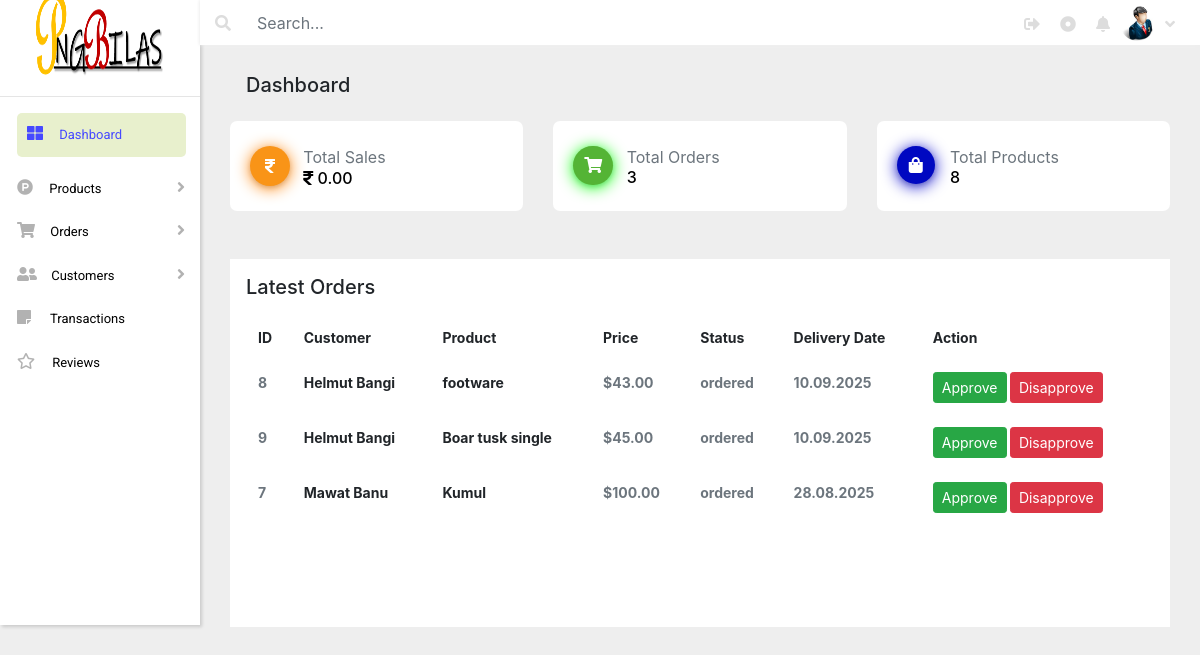
Page /admin/Index/index.php on the earlier database version.
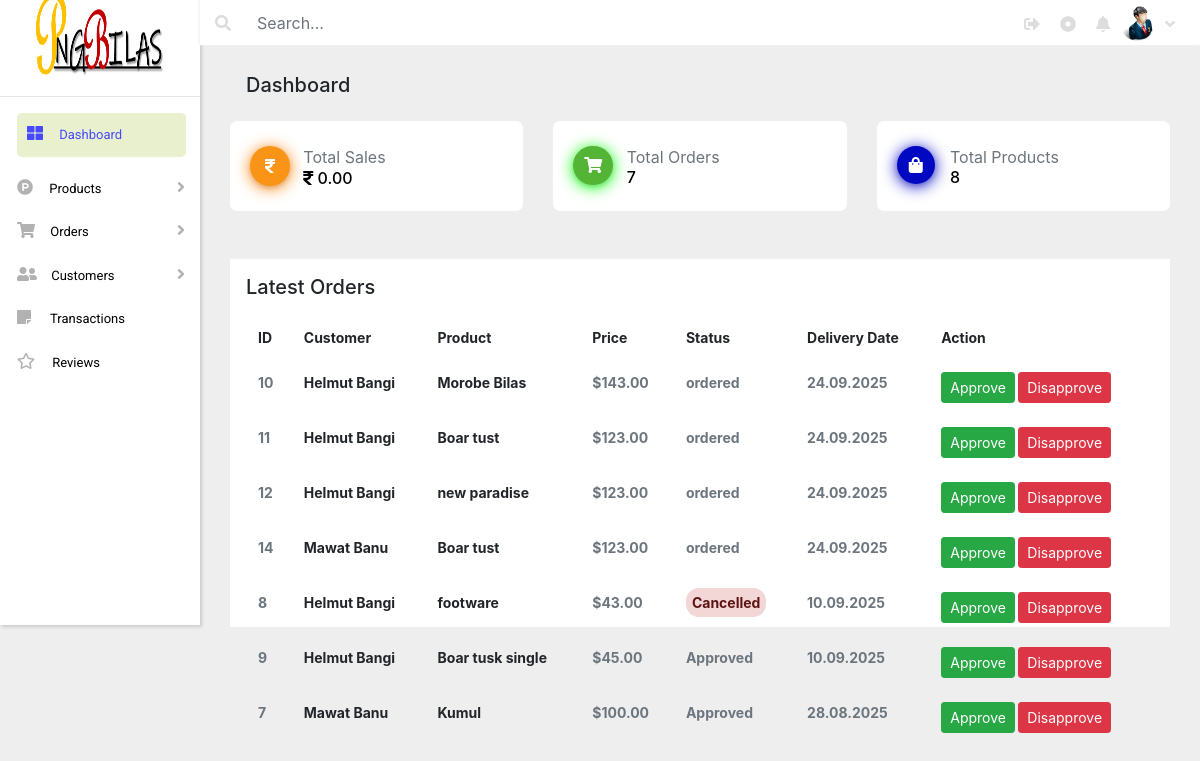
Same page on the later database version.
### tables this page shows
CREATE TABLE `ordered` (
  `ID` int(10) NOT NULL,
  `customer_name` varchar(20) NOT NULL,
  `customer_mail` varchar(50) NOT NULL,
  `customer_address` varchar(100) NOT NULL,
  `product_name` varchar(30) NOT NULL,
  `product_price` int(20) NOT NULL,
  `product_image` varchar(100) NOT NULL,
  `status` varchar(20) NOT NULL DEFAULT 'ordered',
  `Delivery_Date` date NOT NULL DEFAULT current_timestamp()
);

### admin/Index/index.php (the view, shortened to what this page needs)
<!DOCTYPE html>
<html>
<head>
	<link rel="stylesheet" href="https://cdnjs.cloudflare.com/ajax/libs/font-awesome/5.10.0/css/all.min.css">
	<link rel="stylesheet" href="https://cdn.jsdelivr.net/npm/bootstrap@4.6.2/dist/css/bootstrap.min.css">
	<link rel="stylesheet" type="text/css" href="css/style.css">
</head>
<body>
<?php
include 'include/sidebar.php';
include 'include/top-header.php';
include 'Sql/config.php';
$sql_sales = "SELECT SUM(product_price) AS total_sales FROM ordered WHERE status = 'Delivered'";
$res_sales = mysqli_query($conn, $sql_sales);
$row_sales = mysqli_fetch_assoc($res_sales);
$total_sales = $row_sales['total_sales'] ?? 0;
$sql_orders = "SELECT COUNT(*) AS total_orders FROM ordered";
$res_orders = mysqli_query($conn, $sql_orders);
$row_orders = mysqli_fetch_assoc($res_orders);
$total_orders = $row_orders['total_orders'] ?? 0;
$sql_products = "SELECT COUNT(*) AS total_products FROM add_product";
$res_products = mysqli_query($conn, $sql_products);
$row_products = mysqli_fetch_assoc($res_products);
$total_products = $row_products['total_products'] ?? 0;
?>
<div class="container-fluid body-area mt-5">
	<div class="row mt-3">
		<div class="col-md-12 col-sm-12">
			<h5 class="pt-4 ml-3">Dashboard</h5>
		</div>
	</div>
	<div class="row">
		<div class="col-md-4 col-sm-12 card-area  mt-3">
			<div class="card">
				<div class="parent">
					<div class="icon"><i class="fas fa-rupee-sign"></i></div>
					<div class="total-area">
						<p class="text-muted pt-4">Total Sales</p>
						<h6><i class="fas fa-rupee-sign"></i> <?php echo number_format($total_sales, 2); ?></h6>
					</div>
				</div>
			</div>
		</div>
		<div class="col-md-4 col-sm-12 card-area mt-3">
			<div class="card">
				<div class="parent">
					<div class="icon"><i class="fas fa-shopping-cart" id="icon"></i></div>
					<div class="total-area2">
						<p class="text-muted pt-4">Total Orders</p>
						<h6><?php echo $total_orders; ?></h6>
					</div>
				</div>
			</div>
		</div>
		<div class="col-md-4 col-sm-12 card-area mt-3">
			<div class="card">
				<div class="parent">
					<div class="icon"><i class="fas fa-shopping-bag" id="icon2"></i></div>
					<div class="total-area2">
						<p class="text-muted pt-4">Total Products</p>
						<h6><?php echo $total_products; ?></h6>
					</div>
				</div>
			</div>
		</div>
	</div>
	<div class="col-md-12 col-sm-12 lower-area mt-5 p-3">
		<h5>Latest Orders</h5>
		<div class="table-responsive mt-3">
			<table class="table noborder">
				<thead>
					<tr>
						<th>ID</th>
						<th>Customer</th>
						<th>Product</th>
						<th>Price</th>
						<th>Status</th>
						<th>Delivery Date</th>
						<th>Action</th>
					</tr>
				</thead>
				<tbody>
				<?php
				$sql = "SELECT ID, customer_name, product_name, product_price, status, Delivery_Date
						FROM ordered
						ORDER BY Delivery_Date DESC
						LIMIT 10";
				$result = mysqli_query($conn, $sql);
				if (mysqli_num_rows($result) > 0) {
					while ($row = mysqli_fetch_assoc($result)) {
						$statusClass = "";
						if ($row['status'] == "Delivered") {
							$statusClass = "text-success'><mark class='bgs";
						} elseif ($row['status'] == "Cancelled") {
							$statusClass = "text-danger'><mark class='bgd";
						} elseif ($row['status'] == "Pending") {
							$statusClass = "text-warning'><mark class='bgw";
						} else {
							$statusClass = "text-muted";
						}
						echo "<tr>
								<td class='text-muted'>{$row['ID']}</td>
								<td>{$row['customer_name']}</td>
								<td>{$row['product_name']}</td>
								<td class='text-muted'>$" . number_format($row['product_price'], 2) . "</td>
								<td class='{$statusClass}'>{$row['status']}</mark></td>
								<td class='text-muted'>" . date('d.m.Y', strtotime($row['Delivery_Date'])) . "</td>
								<td>
									<form method='post' action='update_order_status.php' style='display:inline-block;'>
										<input type='hidden' name='order_id' value='{$row['ID']}'>
										<button type='submit' name='action' value='Approved' class='btn btn-success btn-sm'>Approve</button>
									</form>
									<form method='post' action='update_order_status.php' style='display:inline-block;'>
										<input type='hidden' name='order_id' value='{$row['ID']}'>
										<button type='submit' name='action' value='Cancelled' class='btn btn-danger btn-sm'>Disapprove</button>
									</form>
								</td>
							  </tr>";
					}
				} else {
					echo "<tr><td colspan='7' class='text-center text-muted'>No orders found</td></tr>";
				}
				?>
				</tbody>
			</table>
		</div>
	</div>
</div>
<?php include 'include/footer.php'; ?>
</body>
</html>

Differences in the rows shown:
added ordered: ID "10", customer_name "Helmut Bangi", product_name "Morobe Bilas", product_price "143.00", status "ordered", Delivery_Date "24.09.2025"
added ordered: ID "11", customer_name "Helmut Bangi", product_name "Boar tust", product_price "123.00", status "ordered", Delivery_Date "24.09.2025"
added ordered: ID "12", customer_name "Helmut Bangi", product_name "new paradise", product_price "123.00", status "ordered", Delivery_Date "24.09.2025"
added ordered: ID "14", customer_name "Mawat Banu", product_name "Boar tust", product_price "123.00", status "ordered", Delivery_Date "24.09.2025"
changed ordered "footware": status "ordered" → "Cancelled"
changed ordered "Boar tusk single": status "ordered" → "Approved"
changed ordered "Kumul": status "ordered" → "Approved"
Other differences:
$total_orders: "3" → "7"
